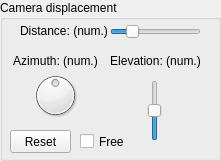
   <widget class="QGroupBox" name="groupBox_5">
    <property name="geometry">
     <rect>
      <x>780</x>
      <y>600</y>
      <width>221</width>
      <height>161</height>
     </rect>
    </property>
    <property name="title">
     <string>Camera displacement</string>
    </property>
    <widget class="QPushButton" name="buttonResetCamera">
     <property name="geometry">
      <rect>
       <x>10</x>
       <y>130</y>
       <width>61</width>
       <height>23</height>
      </rect>
     </property>
     <property name="text">
      <string>Reset</string>
     </property>
    </widget>
    <widget class="QDial" name="dialAzimuth">
     <property name="geometry">
      <rect>
       <x>10</x>
       <y>70</y>
       <width>91</width>
       <height>51</height>
      </rect>
     </property>
     <property name="minimum">
      <number>-1790</number>
     </property>
     <property name="maximum">
      <number>1800</number>
     </property>
    </widget>
    <widget class="QSlider" name="sliderDistance">
     <property name="geometry">
      <rect>
       <x>110</x>
       <y>22</y>
       <width>91</width>
       <height>20</height>
      </rect>
     </property>
     <property name="minimum">
      <number>1</number>
     </property>
     <property name="maximum">
      <number>100</number>
     </property>
     <property name="value">
      <number>20</number>
     </property>
     <property name="orientation">
      <enum>Qt::Horizontal</enum>
     </property>
    </widget>
    <widget class="QLabel" name="labelDistance">
     <property name="geometry">
      <rect>
       <x>20</x>
       <y>20</y>
       <width>91</width>
       <height>21</height>
      </rect>
     </property>
     <property name="text">
      <string>Distance: (num.)</string>
     </property>
    </widget>
    <widget class="QCheckBox" name="boxCameraFree">
     <property name="geometry">
      <rect>
       <x>80</x>
       <y>131</y>
       <width>71</width>
       <height>21</height>
      </rect>
     </property>
     <property name="text">
      <string>Free</string>
     </property>
     <property name="checked">
      <bool>false</bool>
     </property>
    </widget>
    <widget class="QLabel" name="labelAzimuth">
     <property name="geometry">
      <rect>
       <x>10</x>
       <y>50</y>
       <width>91</width>
       <height>21</height>
      </rect>
     </property>
     <property name="text">
      <string>Azimuth: (num.)</string>
     </property>
     <property name="alignment">
      <set>Qt::AlignCenter</set>
     </property>
    </widget>
    <widget class="QLabel" name="labelElevation">
     <property name="geometry">
      <rect>
       <x>110</x>
       <y>50</y>
       <width>91</width>
       <height>21</height>
      </rect>
     </property>
     <property name="text">
      <string>Elevation: (num.)</string>
     </property>
     <property name="alignment">
      <set>Qt::AlignCenter</set>
     </property>
    </widget>
    <widget class="QSlider" name="sliderElevation">
     <property name="geometry">
      <rect>
       <x>145</x>
       <y>80</y>
       <width>19</width>
       <height>61</height>
      </rect>
     </property>
     <property name="minimum">
      <number>-890</number>
     </property>
     <property name="maximum">
      <number>890</number>
     </property>
     <property name="orientation">
      <enum>Qt::Vertical</enum>
     </property>
    </widget>
   </widget>
